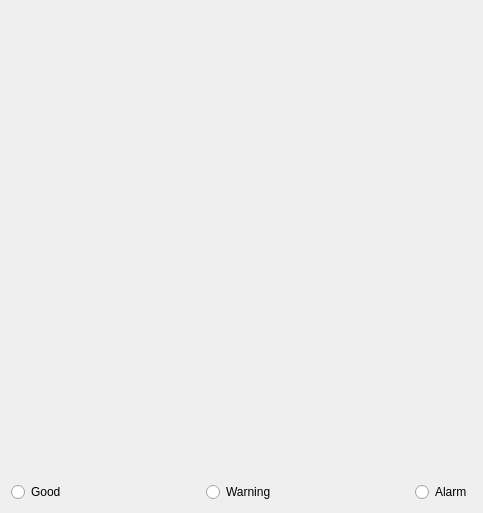
<?xml version="1.0" encoding="UTF-8"?>
<ui version="4.0">
 <class>Form</class>
 <widget class="QWidget" name="Form">
  <property name="geometry">
   <rect>
    <x>0</x>
    <y>0</y>
    <width>483</width>
    <height>513</height>
   </rect>
  </property>
  <property name="windowTitle">
   <string>Form</string>
  </property>
  <property name="autoFillBackground">
   <bool>false</bool>
  </property>
  <layout class="QGridLayout" name="gridLayout">
   <item row="1" column="0">
    <layout class="QHBoxLayout" name="horizontalLayoutShapes">
     <item>
      <widget class="PyDMEmbeddedDisplay" name="embeddedSquare">
       <property name="toolTip">
        <string/>
       </property>
       <property name="filename" stdset="0">
        <string>Square.ui</string>
       </property>
      </widget>
     </item>
     <item>
      <widget class="PyDMEmbeddedDisplay" name="embeddedDiamond">
       <property name="toolTip">
        <string/>
       </property>
       <property name="filename" stdset="0">
        <string>Diamond.ui</string>
       </property>
      </widget>
     </item>
     <item>
      <widget class="PyDMEmbeddedDisplay" name="embeddedPolygon">
       <property name="toolTip">
        <string/>
       </property>
       <property name="filename" stdset="0">
        <string>Polygon.ui</string>
       </property>
      </widget>
     </item>
    </layout>
   </item>
   <item row="4" column="0">
    <layout class="QHBoxLayout" name="horizontalLayout">
     <item>
      <widget class="QRadioButton" name="cmGood">
       <property name="text">
        <string>Good</string>
       </property>
      </widget>
     </item>
     <item>
      <spacer name="horizontalSpacer">
       <property name="orientation">
        <enum>Qt::Horizontal</enum>
       </property>
       <property name="sizeHint" stdset="0">
        <size>
         <width>40</width>
         <height>20</height>
        </size>
       </property>
      </spacer>
     </item>
     <item>
      <widget class="QRadioButton" name="cmWarning">
       <property name="text">
        <string>Warning</string>
       </property>
      </widget>
     </item>
     <item>
      <spacer name="horizontalSpacer_2">
       <property name="orientation">
        <enum>Qt::Horizontal</enum>
       </property>
       <property name="sizeHint" stdset="0">
        <size>
         <width>40</width>
         <height>20</height>
        </size>
       </property>
      </spacer>
     </item>
     <item>
      <widget class="QRadioButton" name="cmAlarm">
       <property name="text">
        <string>Alarm</string>
       </property>
      </widget>
     </item>
    </layout>
   </item>
   <item row="3" column="0">
    <widget class="PyDMEmbeddedDisplay" name="EmbeddedCavity">
     <property name="toolTip">
      <string/>
     </property>
     <property name="filename" stdset="0">
      <string>EmbeddedShape.ui</string>
     </property>
    </widget>
   </item>
  </layout>
 </widget>
 <customwidgets>
  <customwidget>
   <class>PyDMEmbeddedDisplay</class>
   <extends>QFrame</extends>
   <header>pydm.widgets.embedded_display</header>
  </customwidget>
 </customwidgets>
 <resources/>
 <connections/>
</ui>
